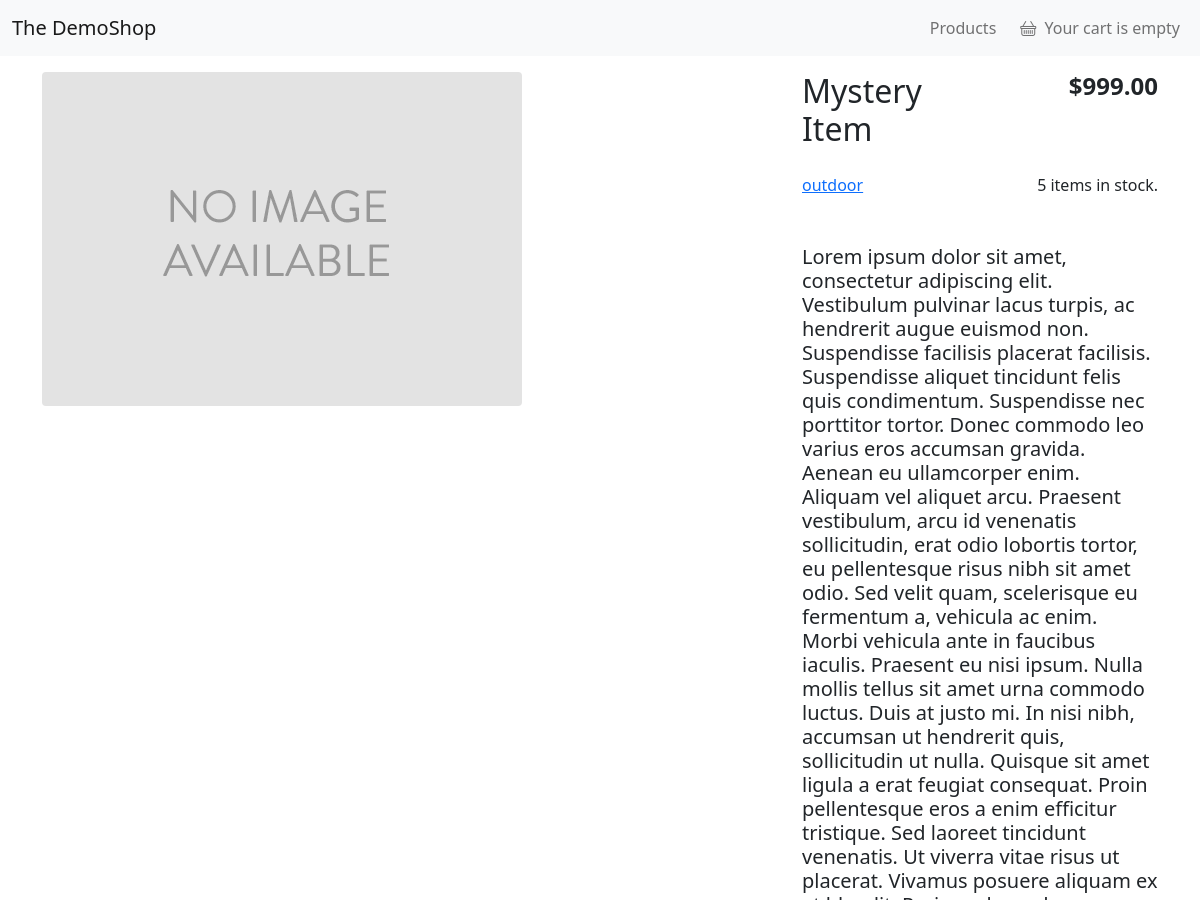
Page /products/11/mystery-item/ (upper part) on the earlier database version.
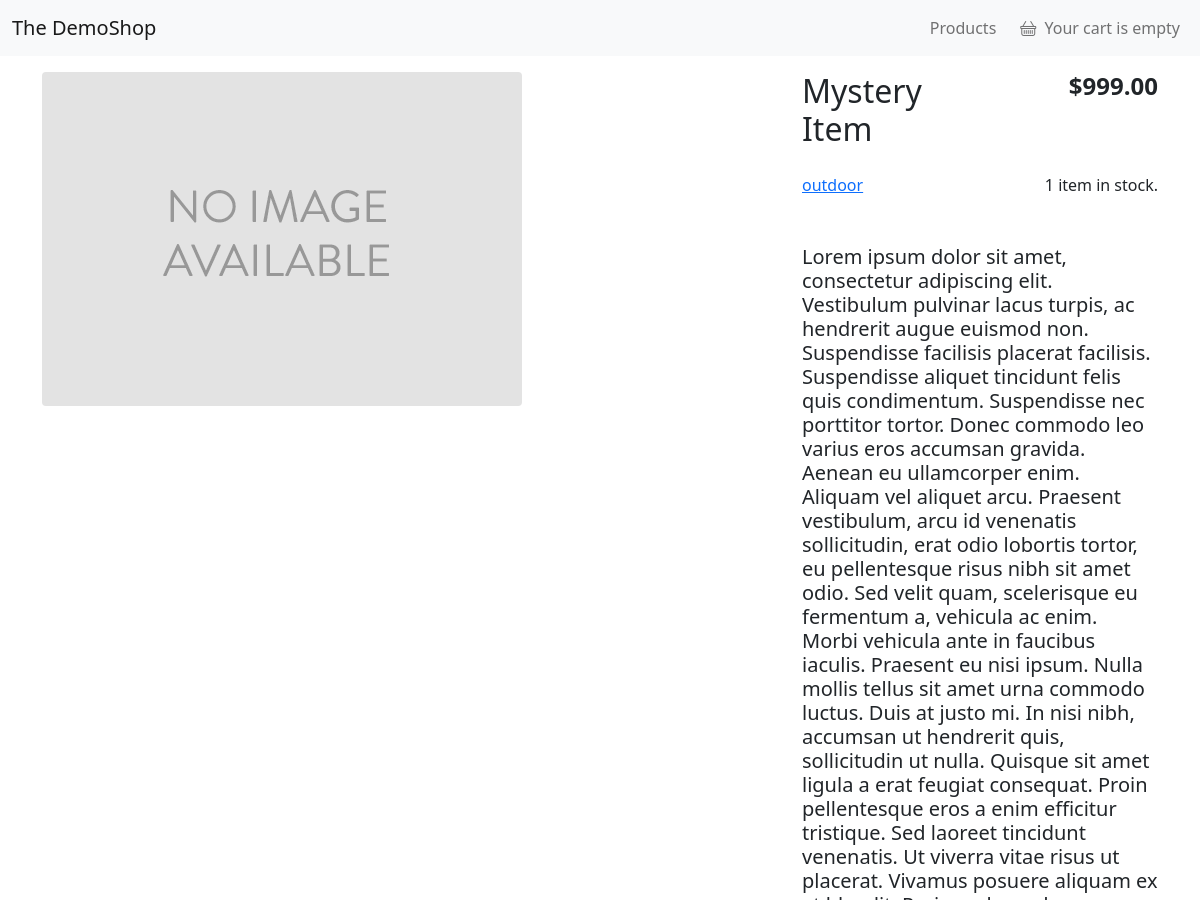
Same page on the later database version.
### shop/models.py (models this page shows, shortened)
class Product(models.Model):
    category = models.ForeignKey(Category,
                                 related_name='products',
                                 on_delete=models.CASCADE)
    name = models.CharField(max_length=200, db_index=True)
    slug = models.SlugField(max_length=200, db_index=True)
    image = models.ImageField(upload_to='products/%Y/%m/%d',
                              default='products/no_image.png')
    description = models.TextField(blank=True)
    price = models.DecimalField(max_digits=10, decimal_places=2)
    quantity = models.PositiveIntegerField(default=0)
    available = models.BooleanField(default=True)
    featured = models.BooleanField(default=False)
    created = models.DateTimeField(auto_now_add=True)
    updated = models.DateTimeField(auto_now=True)
    class Meta:
        ordering = ('name',)
        index_together = (('id', 'slug'),)

class Category(models.Model):
    name = models.CharField(max_length=200, db_index=True)
    slug = models.SlugField(max_length=200, unique=True)
    class Meta:
        ordering = ('name',)
        verbose_name = 'Category'
        verbose_name_plural = 'Categories'
    def __str__(self):
        return self.name
    def get_absolute_url(self):
        return reverse('shop:product_list_by_category', args=[self.slug])

### shop/views.py (the view)
# urls.py: path('products/<int:id>/<slug:slug>/', views.product_detail, name='product_detail'),
def product_detail(request, id, slug):
    product = get_object_or_404(Product, id=id, slug=slug)
    category = product.category
    related_products = Product.objects.filter(category=category).exclude(id=id)[:4]
    context = {
        'product': product,
        'related_products': related_products
    }
    return render(request, 'shop/product/detail.html', context)

### cart/cart.py (called while the page is built)
    def __len__(self):
        return sum(item['quantity'] for item in self.cart.values())

### cart/context_processors.py (called while the page is built)
def cart(request):
    return {
        'cart': Cart(request),
    }

### shop/templates/shop/product/detail.html (shortened to what this page needs)
{% extends "base.html" %}
{% load static %}
{% load thumbnail %}
{% block content %}
    <div class="container">
        <div class="row my-3">
            <div class="col-md-8">
                {% thumbnail product.image "750x500" crop='center' as im %}
                    <img class="img-fluid rounded" src="{{ im.url }}" width="{{ im.width }}" height="{{ im.height }}">
                {% endthumbnail %}
            </div>
            <div class="col-md-4 align-items-center">
                <div class="row">
                    <div class="col">
                        <h2>{{ product.name }}</h2>
                    </div>
                    <div class="col">
                        <div class="text-end">
                            <h4><strong>${{ product.price }}</strong></h4>
                        </div>
                    </div>
                </div>
                <div class="row my-3">
                    <div class="col">
                        <p>
                            <a href="{{ product.category.get_absolute_url }}">
                                {{ product.category }}
                            </a>
                        </p>
                    </div>
                    <div class="col">
                        <div class="text-end">
                            {% if product.quantity > 10 %}
                                <p>10+ item{{ product.quantity|pluralize }} in stock.</p>
                            {% else %}
                                <p>{{ product.quantity }} item{{ product.quantity|pluralize }} in stock.</p>
                            {% endif %}
                        </div>
                    </div>
                </div>
                <div class="row">
                    <h5 class="my-3"> {{ product.description }}</h5>
                </div>
            </div>
        </div>
    </div>
{% endblock %}

Differences in the rows shown:
changed Product "Mystery Item": quantity "5" → "1"
